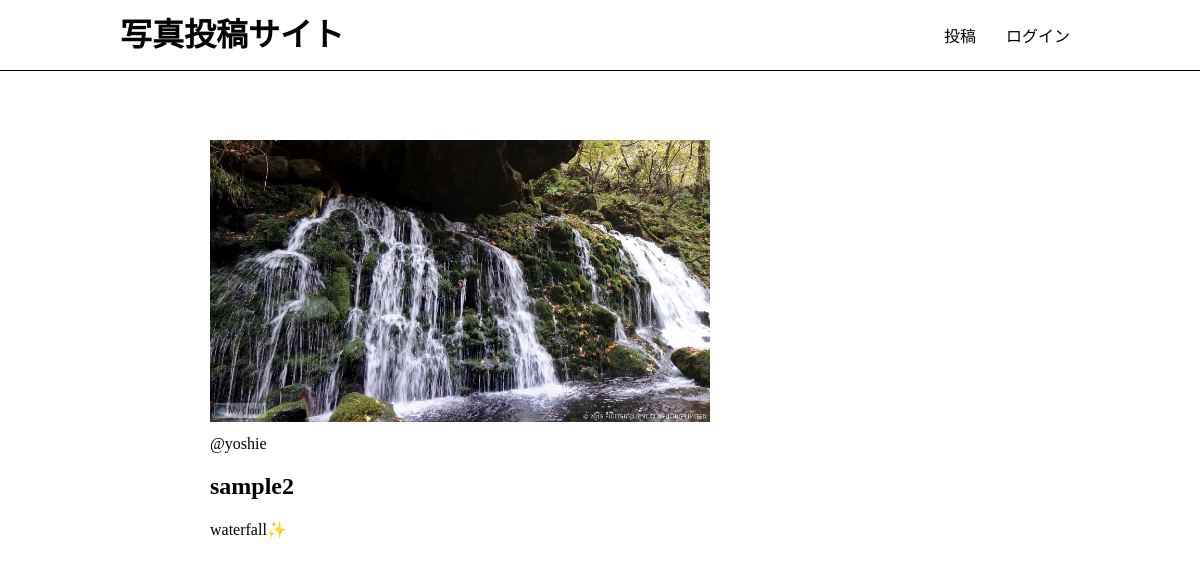
Page /photos/7/ on the committed database.
### app/models.py (models this page shows, shortened)
class Photo(models.Model):
    title = models.CharField(max_length=150)
    comment = models.TextField(blank=True)
    image = models.ImageField(upload_to='photos')
    category = models.ForeignKey(Category,on_delete=models.PROTECT)
    user = models.ForeignKey(User, on_delete=models.CASCADE)
    created_at = models.DateTimeField(auto_now=True)

### app/views.py (the view)
# urls.py: path('photos/<int:pk>/', views.photos_detail, name='photos_detail'),
def photos_detail(request, pk):
        photo = get_object_or_404(Photo, pk=pk)
        return render(request, 'app/photos_detail.html', {'photo': photo})

### app/templates/app/photos_detail.html (shortened to what this page needs)
{% extends 'app/base.html' %}
{% block content %}
<div class="photo-detail">
<img src="{{ photo.image.url }}" class="photo-img">
<div class="photo-info">
    <a href="{% url 'app:users_detail'
                      photo.user.id %}">@{{ photo.user }}</a>
</div>
<h2>{{ photo.title }}</h2>
<p>{{ photo.comment }}</p>
{% endblock %}

### static/css/style.css (style rules this page uses)
html, body { margin: 0; }
div { box-sizing: border-box; }
a { text-decoration: none; color: #000; }
.photo-img { width: 100%; max-width: 500px; height: 300px; object-fit: cover; border-radius: 4px; }
.photo-detail .photo-img { object-fit: contain; }

### rows in the picture
Photo: image (picture), user "yoshie", title "sample2", comment "waterfall✨"
